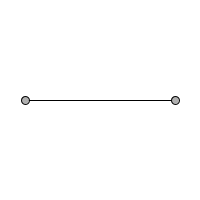
Frame 1 (no input)
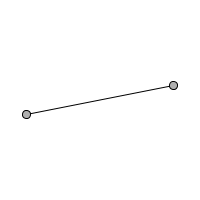
Frame 60 (the mouse pressed at the canvas centre just before this capture)
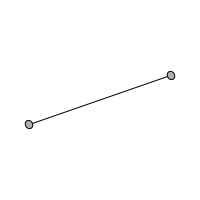
Frame 120 (the mouse held since frame 60 and released just before this capture)

The Processing sketch that drew these frames (run headless with seeded random() and noise(); from frame 60 on, the mouse is pressed at the canvas centre):

// Processing sketch: exercise_14_06_spinning_baton
// ── exercise_14_06_spinning_baton.pde
// Learning Processing
// Daniel Shiffman
// http://www.learningprocessing.com

// Exercise 14-6: Create a line that spins around its center (like twirling a baton). 
// Draw a circle at both endpoints.

float angle = 0.0;

void setup() {
  size(200, 200);
}

void draw() {
  background(255);
  fill(175);
  stroke(0);

  translate(width/2, height/2);
  rotate(angle);
  line(-75, 0, 75, 0);
  ellipse(-75, 0, 8, 8);
  ellipse( 75, 0, 8, 8);

  angle += 0.05;
}
